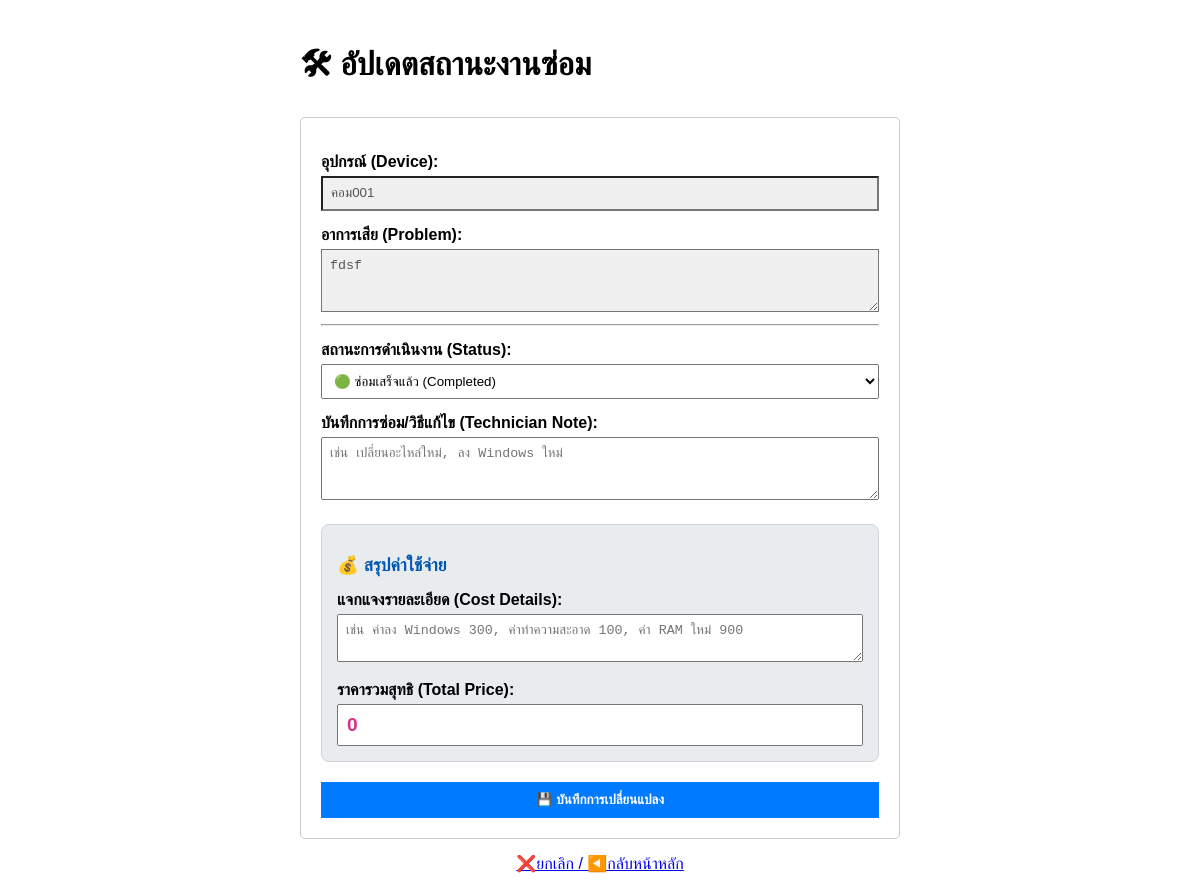
The app's page /update/1 (signed in) with its own data.
### tables this page shows
CREATE TABLE repairs (
    repair_id INTEGER PRIMARY KEY AUTOINCREMENT,
    user_id INTEGER NOT NULL,
    device_name TEXT NOT NULL,
    problem_detail TEXT NOT NULL,
    location TEXT NOT NULL,
    status TEXT DEFAULT 'Pending',
    report_date TIMESTAMP DEFAULT CURRENT_TIMESTAMP,
    technician_note TEXT,
    spare_parts TEXT,
    cost INTEGER DEFAULT 0,
    FOREIGN KEY (user_id) REFERENCES users (user_id)
);

### app.py (the view, shortened to what this page needs)
@app.route('/update/<int:repair_id>', methods=['GET', 'POST'])
def update_repair(repair_id):
    if session.get('role') != 'admin':
        return redirect(url_for('login'))
    conn = get_db_connection()
    repair = conn.execute('SELECT * FROM repairs WHERE repair_id = ?', (repair_id,)).fetchone()
    conn.close()
    return render_template('update_repair.html', repair=repair)

### app.py (called while the page is built)
def get_db_connection():
    conn = sqlite3.connect('maintenance.db')
    conn.row_factory = sqlite3.Row
    return conn

### templates/update_repair.html (shortened to what this page needs)
<!DOCTYPE html>
<html>
<head>
</head>
<body>
    <h1>🛠 อัปเดตสถานะงานซ่อม</h1>
    <form method="POST">
        <label>อุปกรณ์ (Device):</label>
        <input type="text" value="{{ repair['device_name'] }}" class="readonly" readonly>
        <label>อาการเสีย (Problem):</label>
        <textarea rows="3" class="readonly" readonly>{{ repair['problem_detail'] }}</textarea>
        <hr>
        <label>สถานะการดำเนินงาน (Status):</label>
        <select name="status">
            <option value="Completed" {% if repair['status'] == 'Completed' %}selected{% endif %}>🟢 ซ่อมเสร็จแล้ว (Completed)</option>
        </select>
        <label>บันทึกการซ่อม/วิธีแก้ไข (Technician Note):</label>
        <textarea name="technician_note" rows="3" placeholder="เช่น เปลี่ยนอะไหล่ใหม่, ลง Windows ใหม่">{{ repair['technician_note'] or '' }}</textarea>
        <div class="cost-section">
            <label class="cost-label">💰 สรุปค่าใช้จ่าย</label>
            <label>แจกแจงรายละเอียด (Cost Details):</label>
            <textarea name="spare_parts" rows="2" placeholder="เช่น ค่าลง Windows 300, ค่าทำความสะอาด 100, ค่า RAM ใหม่ 900">{{ repair['spare_parts'] or '' }}</textarea>
            <label>ราคารวมสุทธิ (Total Price):</label>
            <input type="number" name="cost" placeholder="ระบุยอดรวม (บาท)" value="{{ repair['cost'] or 0 }}" style="font-size: 1.2em; font-weight: bold; color: #d63384;">
        </div>
        <button type="submit">💾 บันทึกการเปลี่ยนแปลง</button>
    </form>
    <a href="{{ url_for('dashboard') }}" style="display:block; margin-top:15px; text-align:center;">❌ยกเลิก / ◀️กลับหน้าหลัก</a>
</body>
</html>

### templates/update_repair.html (style rules this page uses)
body { font-family: sans-serif; padding: 20px; max-width: 600px; margin: auto; }
form { border: 1px solid #ccc; padding: 20px; border-radius: 5px; }
label { display: block; margin-top: 15px; font-weight: bold; }
input, textarea, select { width: 100%; padding: 8px; margin-top: 5px; box-sizing: border-box; }
.readonly { background-color: #f0f0f0; color: #555; }
button { margin-top: 20px; padding: 10px 20px; background-color: #007bff; border: none; cursor: pointer; color: white; font-weight: bold; width: 100%; }
.cost-section { background-color: #e9ecef; padding: 15px; border-radius: 8px; margin-top: 20px; border: 1px solid #ced4da; }
.cost-label { color: #0056b3; font-size: 1.1em; }

### records on screen
repairs: device_name "คอม001", problem_detail "fdsf", status "🟢 ซ่อมเสร็จแล้ว (Completed)", cost "0"
